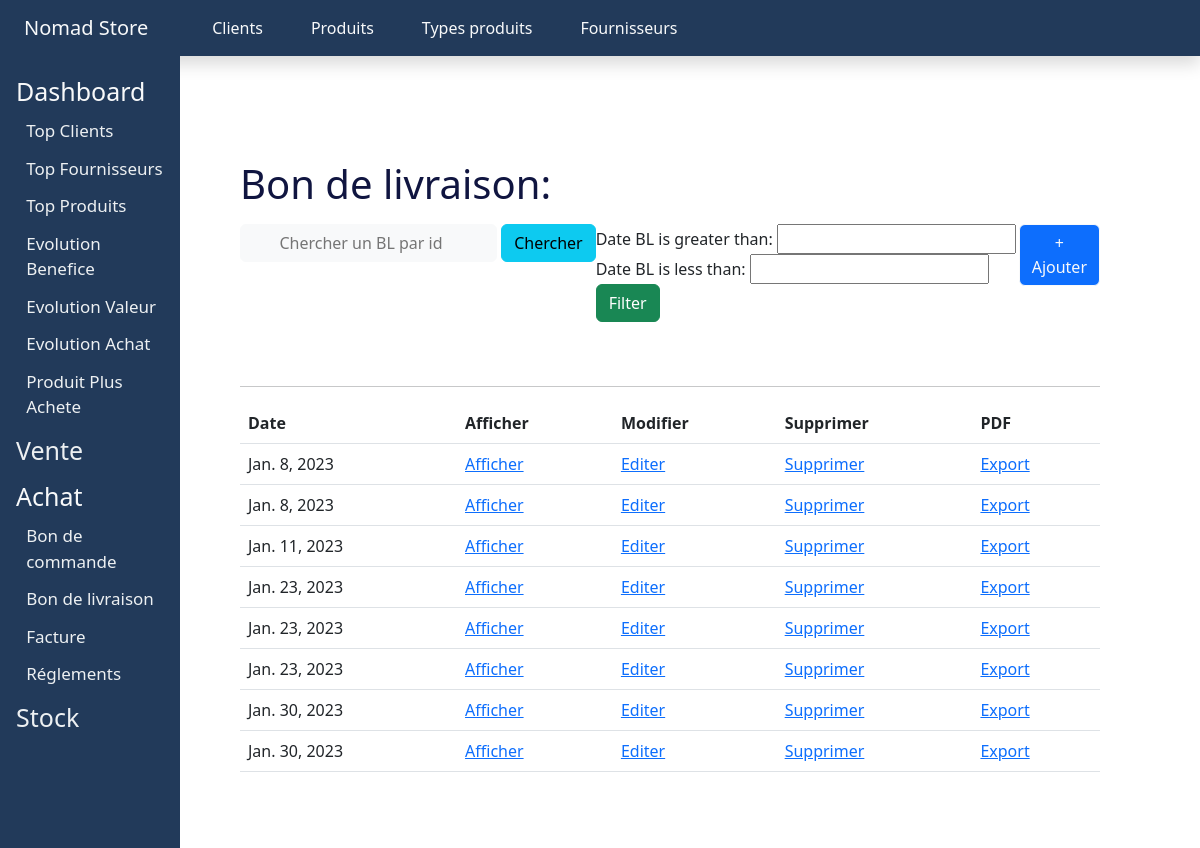
Page /achat/bon_livraison on the committed database.
### application/models.py (models this page shows)
class Bon_Livraison(models.Model):
    Remise_BL = models.IntegerField(default=0)
    Date_BL = models.DateField(auto_now_add= True)
    Fournisseurs = models.ForeignKey(Fournisseur, on_delete = models.CASCADE)
    produits = models.ManyToManyField('Product' , through='Etablire_BL')
    BL_payé = models.BooleanField(default=True)

### application/views.py (the view)
# urls.py: path('achat/bon_livraison' , views.afficher_bon_livraison , name='Bon_livraison'),                          #affichage d'une commande particulière
def afficher_bon_livraison(request):                                                                      #Afficher les bons des livraisons
    bls = Bon_Livraison.objects.all()
    filter = BLFilter(request.GET , queryset = bls)
    request.session.clear()
    return render(request,'BonLivraison.html',{"bons":filter})

### application/templates/BonLivraison.html (shortened to what this page needs)
<!DOCTYPE html>
<html>
  {% load static %}
  <head>
  </head>
  <body>
    {% include 'header.html' %}
    <section>
      <h1 class="items-list-title">Bon de livraison:</h1>
      <div class="d-flex justify-content-between pt-2 pb-5">
        <div class="d-flex justify-content-between">
          <form method="post" class="col-auto" action="{% url 'Chercher_BL' %}">
            <input
              type="search"
              required
              name="BL_chercher"
              class="col-auto btn btn-light"
              placeholder="Chercher un BL par id"
            />
            <button class="btn btn-info col-auto" type="submit">
              Chercher
            </button>
          </form>
          <form method="get">
            {% csrf_token %} {{bons.form}}
            <button class="btn btn-success" type="submit">Filter</button>
          </form>
        </div>
        <div>
          <a class="col-auto col-auto-offset-9" href="{% url 'Ajouter_BL' %}"
            ><button class="btn btn-primary btn-outline-light">
              + Ajouter
            </button></a
          >
        </div>
      </div>
      <hr />
      <table class="table">
        <thead>
          <tr>
            <th scope="col">Date</th>
            <th scope="col">Afficher</th>
            <th scope="col">Modifier</th>
            <th scope="col">Supprimer</th>
            <th scope="col">PDF</th>
          </tr>
        </thead>
        <tbody>
          {% for bon in bons.qs %}
          <tr>
            <td>{{bon.Date_BL}}</td>
            <td>
              <a href="{% url 'Afficher_BL' bon.id %}">Afficher</a>
            </td>
            <td>
              <a href="{% url 'Edit_bon_livraison' bon.id %}">Editer</a>
            </td>
            <td>
              <a href="{% url 'supp_BL' bon.id %}">Supprimer</a>
            </td>
            <td>
              <a href="{% url 'ExpBL' bon.id %}">Export</a>
            </td>
          </tr>
          {% endfor %}
        </tbody>
      </table>
    </section>
  </body>
</html>

### application/static/css/style.css (style rules this page uses)
section { background-color: #fff; height: 80vh; width: 80%; overflow-y: scroll; border-radius: 10px; position: absolute; top: 110px; right: 50px; padding: 50px; }
.items-list-title { color: #101540; }

### rows in the picture
Bon_Livraison: Date_BL "Jan. 8, 2023"
Bon_Livraison: Date_BL "Jan. 8, 2023"
Bon_Livraison: Date_BL "Jan. 11, 2023"
Bon_Livraison: Date_BL "Jan. 23, 2023"
Bon_Livraison: Date_BL "Jan. 23, 2023"
Bon_Livraison: Date_BL "Jan. 23, 2023"
Bon_Livraison: Date_BL "Jan. 30, 2023"
Bon_Livraison: Date_BL "Jan. 30, 2023"
